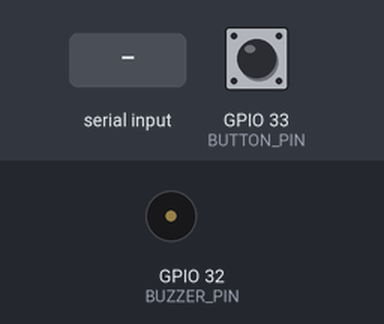
Recording of a program running on a simulated ESP32. Parts: buzzer (waves = sounding). The inputs (shaded band) are chosen by the test bench; at power-on: GPIO 33 (BUTTON_PIN) HIGH. WiFi joins after 1.5 s; servers stay silent unless stated; uploads are accepted with an empty reply; what the program prints to the serial monitor is not drawn.

Above: at 4.7 s.
4.8 s: GPIO 33 (BUTTON_PIN) pulled LOW for 0.15 s
6.4 s: "1" received over Serial
At 8.4 s:
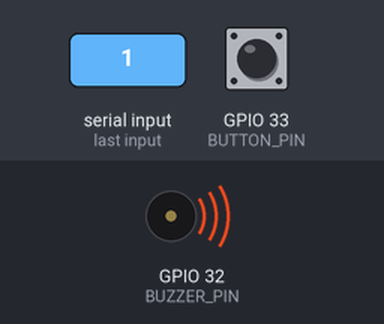
Timing chart, 0 to 11.9 s (numbered marks = the images above; inputs shaded):
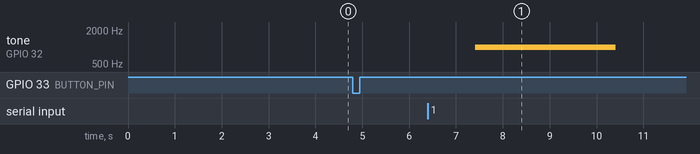

Measured:
- after the input at 4.8 s, every drawn part: stays the same
- after the input at 6.4 s, tone on GPIO 32 (BUZZER_PIN): silent → 1000 Hz after 1.0 s, → silent 3.0 s later

The program:

main.cpp
```cpp
#include <Arduino.h>
#include <HttpClient.h>
#include <WiFi.h>

// WiFi details
const char* ssid = "KIRAN RAGHAVENDRA";
const char* pass = "kiran789";

// Server details
const char kHostname[] = "18.189.16.153";
const char kPath[] = "/upload";  // Path for photo upload
const int kPort = 5000;

// Pin definitions
#define BUTTON_PIN 33  // GPIO for button
#define BUZZER_PIN 32  // GPIO for buzzer

bool buzzer_on = false;
bool photo_received = false;
String photoData = ""; // Holds received photo data

void connectWiFi() {
    WiFi.begin(ssid, pass);
    while (WiFi.status() != WL_CONNECTED) {
        delay(500);
        Serial.print(".");
    }
    Serial.println("\nWiFi connected.");
    Serial.println("IP address: ");
    Serial.println(WiFi.localIP());
}

// Function to send photo to server
void sendPhoto(String photoData) {
    WiFiClient c;
    HttpClient http(c, kHostname, kPort);

    Serial.println("Sending photo to server...");
    int err = http.post(kPath, "application/json", photoData.c_str());
    if (err == 0) {
        int statusCode = http.responseStatusCode();
        if (statusCode == 200) {
            Serial.println("Photo sent successfully.");
        } else {
            Serial.println("Failed to send photo. Status code: " + String(statusCode));
        }
    } else {
        Serial.print("HTTP POST failed: ");
        Serial.println(err);
    }

    http.stop();
}

void setup() {
    Serial.begin(115200);  // UART communication for ESP32-CAM
    delay(2000);

    Serial.println("Starting Setup...");

    // Set up buzzer pin with PWM
    ledcSetup(0, 2000, 8);        // Channel 0, frequency 2 kHz, 8-bit resolution
    ledcAttachPin(BUZZER_PIN, 0); // Attach the buzzer to the channel

    pinMode(BUTTON_PIN, INPUT_PULLUP); // Configure button pin with internal pull-up resistor

    Serial.println("Connecting to WiFi...");
    connectWiFi();
}

void loop() {
    // Check if the button is pressed
    if (digitalRead(BUTTON_PIN) == LOW) {  // Button press detected
        Serial.println("Button pressed!");
        buzzer_on = true;

        // Send a signal to ESP32-CAM to capture photo
        Serial.println("Requesting photo from ESP32-CAM...");
        Serial.println("CAPTURE"); // Signal to ESP32-CAM to capture photo
        delay(1000);
    }

    if (Serial.available()) {  // Check if photo data is received from ESP32-CAM
        photoData = Serial.readString(); // Read photo data
        photo_received = true;
    }

    if (buzzer_on && photo_received) {
        // Activate the buzzer for 3 seconds
        ledcWriteTone(0, 1000); // Turn buzzer ON with a 1 kHz tone
        delay(3000);
        ledcWriteTone(0, 0);   // Turn buzzer OFF

        // Send photo data to the server
        sendPhoto(photoData);

        // Debounce delay
        delay(1000);
        buzzer_on = false;
        photo_received = false;
        photoData = "";
    }

    delay(10); // Small delay for stability
}
```
